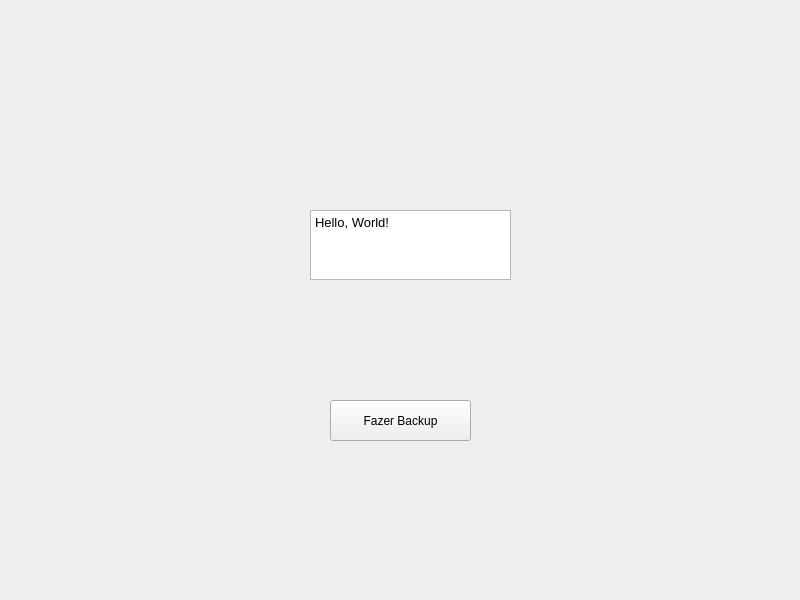
<?xml version="1.0" encoding="UTF-8"?>
<ui version="4.0">
 <class>Widget</class>
 <widget class="QWidget" name="Widget">
  <property name="geometry">
   <rect>
    <x>0</x>
    <y>0</y>
    <width>800</width>
    <height>600</height>
   </rect>
  </property>
  <property name="windowTitle">
   <string>Backup</string>
  </property>
  <widget class="QTextEdit" name="textEdit">
   <property name="enabled">
    <bool>true</bool>
   </property>
   <property name="geometry">
    <rect>
     <x>310</x>
     <y>210</y>
     <width>201</width>
     <height>70</height>
    </rect>
   </property>
   <property name="html">
    <string>&lt;!DOCTYPE HTML PUBLIC &quot;-//W3C//DTD HTML 4.0//EN&quot; &quot;http://www.w3.org/TR/REC-html40/strict.dtd&quot;&gt;
&lt;html&gt;&lt;head&gt;&lt;meta name=&quot;qrichtext&quot; content=&quot;1&quot; /&gt;&lt;meta charset=&quot;utf-8&quot; /&gt;&lt;style type=&quot;text/css&quot;&gt;
p, li { white-space: pre-wrap; }
hr { height: 1px; border-width: 0; }
li.unchecked::marker { content: &quot;\2610&quot;; }
li.checked::marker { content: &quot;\2612&quot;; }
&lt;/style&gt;&lt;/head&gt;&lt;body style=&quot; font-family:'Noto Sans'; font-size:10pt; font-weight:400; font-style:normal;&quot;&gt;
&lt;p style=&quot; margin-top:0px; margin-bottom:0px; margin-left:0px; margin-right:0px; -qt-block-indent:0; text-indent:0px;&quot;&gt;Hello, World!&lt;/p&gt;&lt;/body&gt;&lt;/html&gt;</string>
   </property>
  </widget>
  <widget class="QPushButton" name="backupbutton">
   <property name="geometry">
    <rect>
     <x>330</x>
     <y>400</y>
     <width>141</width>
     <height>41</height>
    </rect>
   </property>
   <property name="text">
    <string>Fazer Backup</string>
   </property>
  </widget>
 </widget>
 <resources/>
 <connections/>
</ui>
